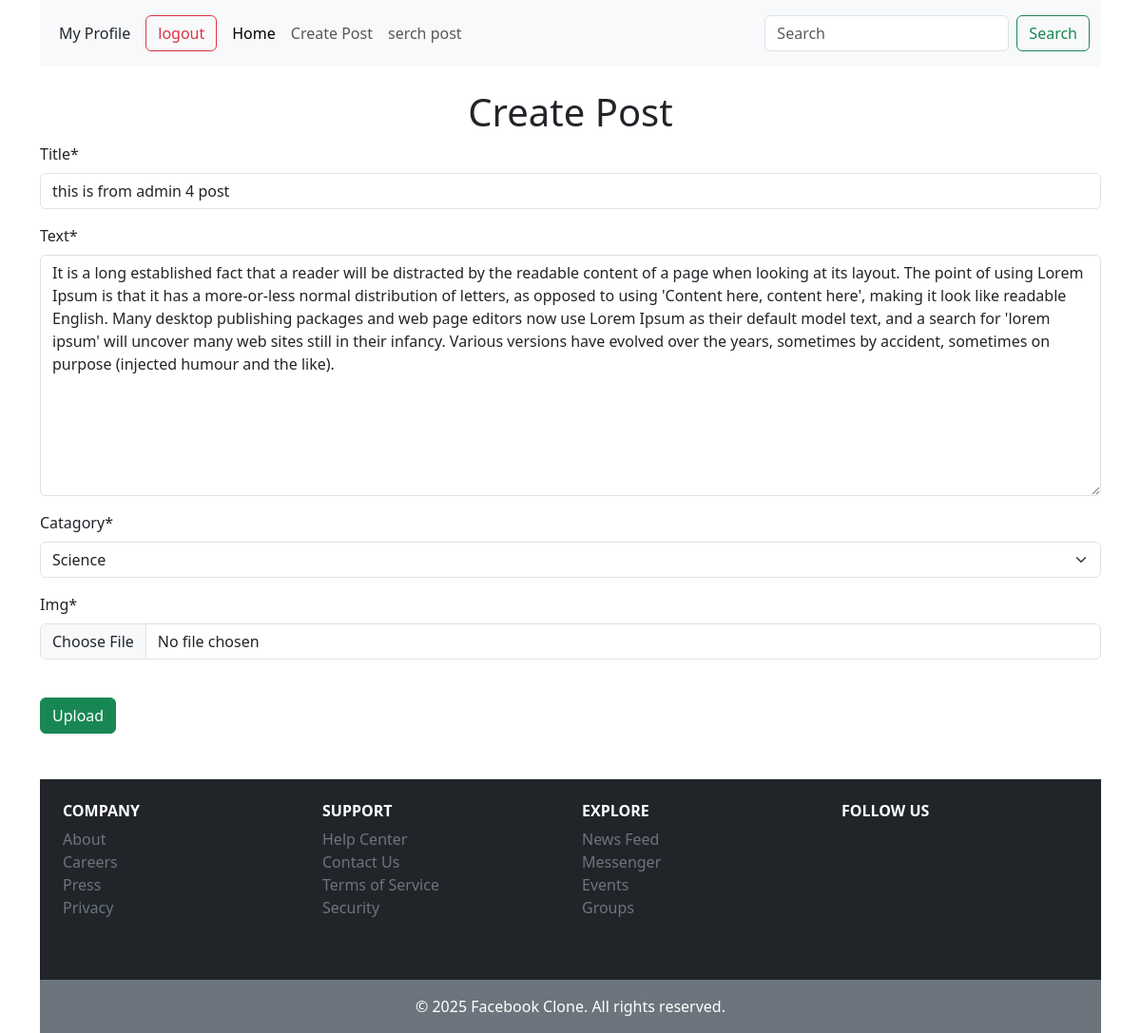
Page /feed/updatepost/5/ (signed in) on the committed database.
### feed/models.py (models this page shows, shortened)
class Post(models.Model):
    CATAGORY =(
        ('Web Developement', 'Web Development'),
        ('Mathematics', 'Mathematics'),
        ('Science', 'Science'),
        ('English', 'English'),
        ('History', 'History'),
        ('Geography', 'Geography'),
        ('Computer Science', 'Computer Science'),
        ('Arts', 'Arts'),
        ('Business', 'Business'),
        ('Health', 'Health'),
        ('Others', 'Others')
    )
    title= models.CharField(max_length=255)
    text = models.TextField()
    catagory = models.CharField(max_length=100, choices=CATAGORY, null=True)
    img = models.ImageField(upload_to=postfile)
    user = models.ForeignKey(User, on_delete=models.CASCADE)
    created_at = models.DateTimeField(auto_now_add=True)  # FIXED typo
    updated_at = models.DateTimeField(auto_now=True)

### feed/views.py (the view, shortened to what this page needs)
# urls.py: path('updatepost/<int:id>/', views.updatepost.as_view(), name='updatepost'),
@method_decorator(login_required, name="dispatch")
class updatepost(LoginRequiredMixin, UpdateView):
    model = models.Post
    form_class = form.postform
    template_name = "feed/post_create&update.html"
    pk_url_kwarg = 'id'
    success_url = reverse_lazy("home")

### feed/form.py
class postform(forms.ModelForm):
    class Meta:
        model = models.Post
        fields = ['title','text','catagory','img' ]
        widgets = {
            'title': forms.TextInput(attrs={'class': 'form-control'}),
            'text': forms.Textarea(attrs={'class': 'form-control'}),
            'catagory': forms.Select(attrs={'class': 'form-control'}),
            'img': forms.FileInput(attrs={'class': 'form-control'}),
        }

### feed/templates/feed/post_create&update.html (shortened to what this page needs)
{% extends "base.html" %}
{% load crispy_forms_tags %}
{% block content %}
{% if edit %}
    <h1 class="text-center">Edit Post</h1>
{% else %}
    <h1 class="text-center">Create Post</h1>
{% endif %}
<form method="POST" enctype="multipart/form-data">
    {{form | crispy}} <br>
    <button type="submit" class="btn btn-success">Upload</button>
</form>
{% endblock %}

### rows in the picture
Post: title "this is from admin 4 post", text "It is a long established fact that a reader will be distracted by the readable content of a page when looking at its layout. The point of using Lorem Ipsum is that it has a more-or-less normal distribution of letters, as opposed to using 'Content here, content here', making it look like readable English. Many desktop publishing packages and web page editors now use Lorem Ipsum as their default model text, and a search for 'lorem ipsum' will uncover many web sites still in their infancy. Various versions have evolved over the years, sometimes by accident, sometimes on purpose (injected humour and the like).", catagory "Science"
